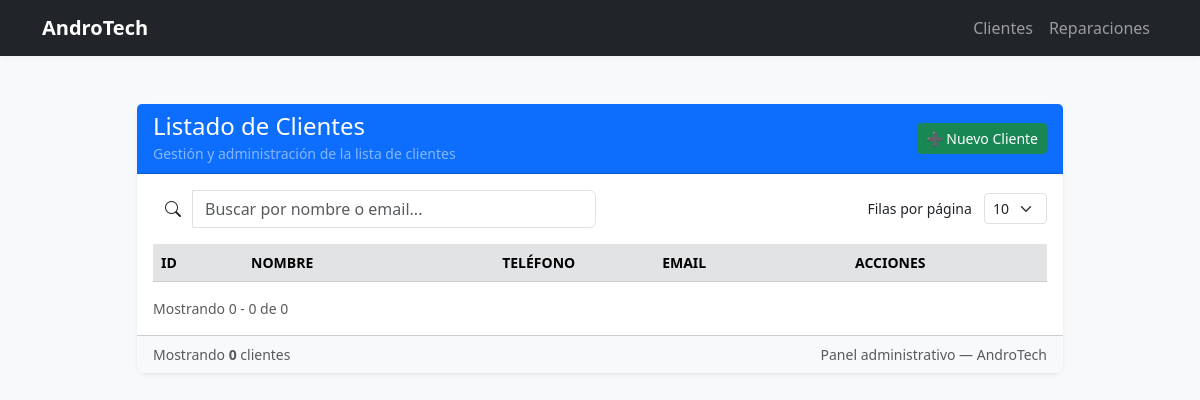
Before: /clientes with the older database file.
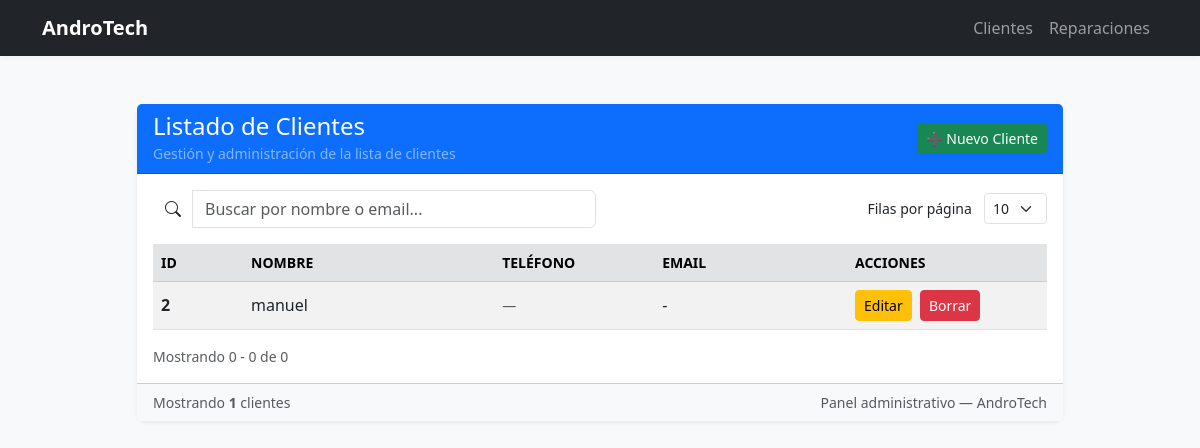
After: the same page with the newer database file.
### tables this page shows
CREATE TABLE clientes (
    id INTEGER PRIMARY KEY AUTOINCREMENT,
    nombre TEXT NOT NULL,
    telefono TEXT,
    email TEXT,
    direccion TEXT
);

### app.py (the view)
@app.route("/clientes")
def clientes():
    conn = get_db()
    clientes = conn.execute("SELECT * FROM clientes").fetchall()
    conn.close()
    return render_template("clientes.html", clientes=clientes)

### app.py (called while the page is built)
def get_db():
    conn = sqlite3.connect("database/andro_tech.db")
    conn.row_factory = sqlite3.Row
    return conn

### templates/clientes.html (shortened to what this page needs)
{% extends "base.html" %}
{% block content %}
<div class="row justify-content-center py-4">
    <div class="col-xl-10 col-lg-11 col-md-12">
        <div class="card shadow-sm border-0">
            <div class="card-header bg-primary text-white d-flex align-items-center justify-content-between">
                <div>
                    <h4 class="mb-0">Listado de Clientes</h4>
                    <small class="text-white-50">Gestión y administración de la lista de clientes</small>
                </div>
                <div class="text-end">
                    <a href="/clientes/nuevo" class="btn btn-success btn-sm">➕ Nuevo Cliente</a>
                </div>
            </div>
            <div class="card-body">
                <div class="row mb-3 g-2 align-items-center">
                    <div class="col-md-6">
                        <div class="input-group">
                            <span class="input-group-text bg-white border-0"><i class="bi bi-search"></i></span>
                            <input id="clientes-search" type="search" class="form-control" placeholder="Buscar por nombre o email...">
                        </div>
                    </div>
                    <div class="col-md-3 ms-auto text-md-end">
                        <label for="perPage" class="form-label small mb-0 me-2">Filas por página</label>
                        <select id="perPage" class="form-select form-select-sm d-inline-block" style="width:auto;">
                            <option value="10" selected>10</option>
                        </select>
                    </div>
                </div>
                <div class="table-responsive" id="clientes-table-wrap">
                    <table id="clientes-table" class="table table-striped table-hover align-middle mb-0">
                        <thead class="table-secondary small text-uppercase text-secondary">
                        <tr>
                            <th style="width:90px;">ID</th>
                            <th>Nombre</th>
                            <th style="width:160px;">Teléfono</th>
                            <th>Email</th>
                            <th style="width:200px;">Acciones</th>
                        </tr>
                        </thead>
                        <tbody>
                        {% for c in clientes %}
                        <tr>
                            <td class="fw-semibold">{{ c.id }}</td>
                            <td>{{ c.nombre }}</td>
                            <td>
                                {% if c.telefono %}
                                    <span class="text-muted">{{ c.telefono }}</span>
                                {% else %}
                                    <span class="text-muted small">—</span>
                                {% endif %}
                            </td>
                            <td>{{ c.email if c.email else '-' }}</td>
                            <td>
                                <a href="/clientes/editar/{{ c.id }}" class="btn btn-warning btn-sm me-1">Editar</a>
                                <a href="/clientes/borrar/{{ c.id }}" class="btn btn-danger btn-sm"
                                   onclick="return confirm('¿Seguro que deseas borrar este cliente?');">Borrar</a>
                            </td>
                        </tr>
                        {% endfor %}
                        </tbody>
                    </table>
                </div>
                <div class="d-flex justify-content-between align-items-center mt-3">
                    <div class="text-muted small" id="clientes-info">Mostrando 0 - 0 de 0</div>
                </div>
            </div>
            <div class="card-footer bg-light small text-muted d-flex justify-content-between align-items-center">
                <div>Mostrando <strong>{{ clientes|length }}</strong> clientes</div>
                <div>Panel administrativo — AndroTech</div>
            </div>
        </div>
    </div>
</div>
{% endblock %}

Changed rows visible on the page:
added clientes: id "2", nombre "manuel", email "-"
Other visible differences:
{{ clientes|length }}: "0" → "1"
